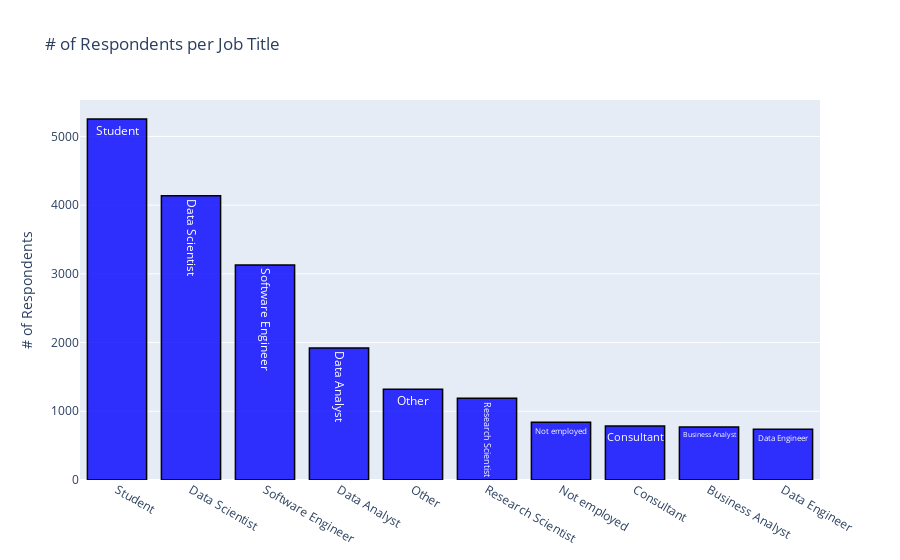

Write notebook code for a chart like this one.
### Code cell
questionNumber = 'Q6'
title='# of Respondents per Job Title'
plotMultipleChoice(questionNumber,data,data2,title,yAxisTitle,begin,end)

### Figure 1 — Plotly figure (JSON) as saved in the notebook; plotly's stock layout.template omitted (floating-point values rounded to 4 significant figures)
{"data": [{"marker": {"color": "rgba(0, 0, 255, 0.8)", "line": {"color": "rgb(0,0,0)", "width": 1.5}}, "name": "Kaggle", "text": ["Student", "Data Scientist", "Software Engineer", "Data Analyst", "Other", "Research Scientist", "Not employed", "Consultant", "Business Analyst", "Data Engineer", "Research Assistant", "Manager", "Product/Project Manager", "Chief Officer", "Statistician", "DBA/Database Engineer", "Developer Advocate", "Marketing Analyst", "Salesperson", "Principal Investigator", "Data Journalist"], "type": "bar", "x": ["Student", "Data Scientist", "Software Engineer", "Data Analyst", "Other", "Research Scientist", "Not employed", "Consultant", "Business Analyst", "Data Engineer", "Research Assistant", "Manager", "Product/Project Manager", "Chief Officer", "Statistician", "DBA/Database Engineer", "Developer Advocate", "Marketing Analyst", "Salesperson", "Principal Investigator", "Data Journalist"], "y": [5253, 4137, 3130, 1922, 1322, 1189, 842, 785, 772, 737]}], "layout": {"barmode": "group", "showlegend": false, "title": {"text": "# of Respondents per Job Title"}, "yaxis": {"title": {"text": "# of Respondents"}}}}
